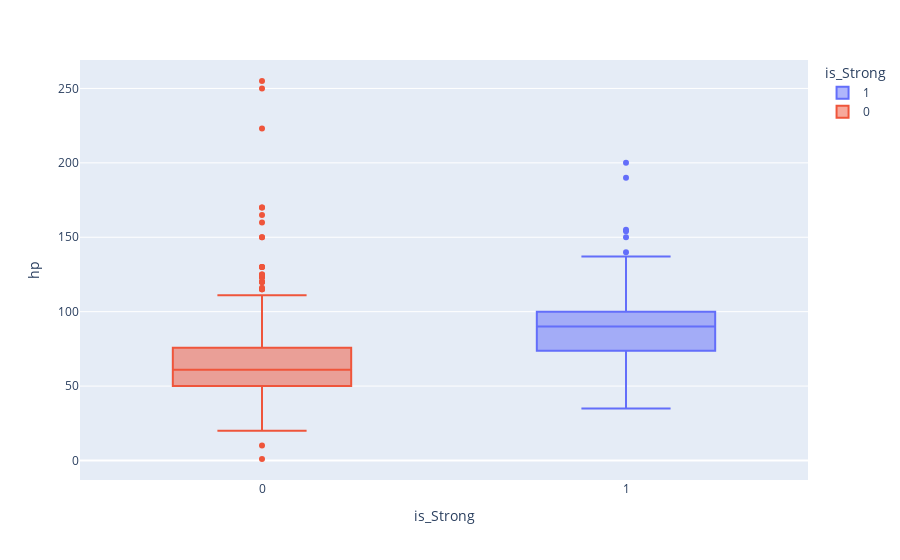

Here is the notebook cell this chart was saved with:
### Code cell
import plotly.express as px

# plot box plot for each of the six stats, colored by is_Strong
fig = px.box(data, x="is_Strong", y="hp", color="is_Strong", hover_data=data.columns)
fig.show()

### Figure 1 — Plotly figure (JSON) as saved in the notebook; plotly's stock layout.template omitted (floating-point values rounded to 4 significant figures; data arrays with more than 128 entries replaced by an {"elided": "..."} marker saying what was removed)
{"data": [{"alignmentgroup": "True", "customdata": {"elided": "133x15 mixed values"}, "hovertemplate": "is_Strong=%{x}<br>hp=%{y}<br>formats=%{customdata[0]}<br>gen=%{customdata[1]}<br>name=%{customdata[2]}<br>atk=%{customdata[3]}<br>def=%{customdata[4]}<br>spa=%{customdata[5]}<br>spd=%{customdata[6]}<br>spe=%{customdata[7]}<br>weight=%{customdata[8]}<br>height=%{customdata[9]}<br>isNonstandard=%{customdata[10]}<br>dex_number=%{customdata[11]}<br>alias=%{customdata[12]}<br>Type 1=%{customdata[13]}<br>Type 2=%{customdata[14]}<extra></extra>", "legendgroup": "1", "marker": {"color": "#636efa"}, "name": "1", "notched": false, "offsetgroup": "1", "orientation": "v", "showlegend": true, "type": "box", "x": {"elided": "133 int values"}, "x0": " ", "xaxis": "x", "y": {"elided": "133 int values"}, "y0": " ", "yaxis": "y"}, {"alignmentgroup": "True", "customdata": {"elided": "651x15 mixed values"}, "hovertemplate": "is_Strong=%{x}<br>hp=%{y}<br>formats=%{customdata[0]}<br>gen=%{customdata[1]}<br>name=%{customdata[2]}<br>atk=%{customdata[3]}<br>def=%{customdata[4]}<br>spa=%{customdata[5]}<br>spd=%{customdata[6]}<br>spe=%{customdata[7]}<br>weight=%{customdata[8]}<br>height=%{customdata[9]}<br>isNonstandard=%{customdata[10]}<br>dex_number=%{customdata[11]}<br>alias=%{customdata[12]}<br>Type 1=%{customdata[13]}<br>Type 2=%{customdata[14]}<extra></extra>", "legendgroup": "0", "marker": {"color": "#EF553B"}, "name": "0", "notched": false, "offsetgroup": "0", "orientation": "v", "showlegend": true, "type": "box", "x": {"elided": "651 int values"}, "x0": " ", "xaxis": "x", "y": {"elided": "651 int values"}, "y0": " ", "yaxis": "y"}], "layout": {"boxmode": "overlay", "legend": {"title": {"text": "is_Strong"}, "tracegroupgap": 0}, "margin": {"t": 60}, "xaxis": {"anchor": "y", "categoryarray": [1, 0], "categoryorder": "array", "domain": [0, 1], "title": {"text": "is_Strong"}}, "yaxis": {"anchor": "x", "domain": [0, 1], "title": {"text": "hp"}}}}
